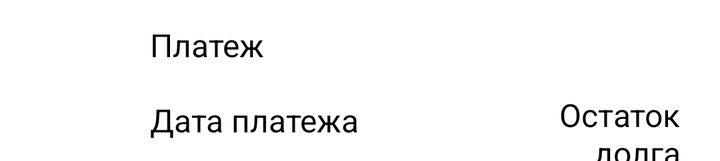
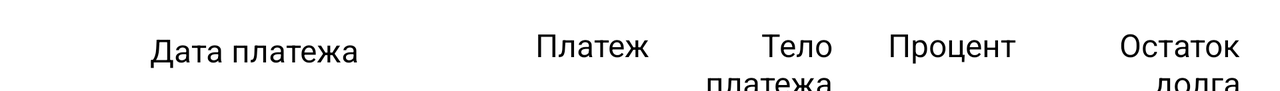

The same Android screen from two of the app's own layout files: first res/layout/ as a phone draws it, then the repository's variant for another configuration, drawn on a device whose configuration selects that folder. Both files follow.
<!-- AndroidManifest.xml: application theme Theme.CreditCalculator -->
<!-- res/layout/schedule_fragment_recycler_header_item.xml -->
<?xml version="1.0" encoding="utf-8"?>
<androidx.appcompat.widget.LinearLayoutCompat xmlns:android="http://schemas.android.com/apk/res/android"
    xmlns:tools="http://schemas.android.com/tools"
    android:id="@+id/scheduleRecyclerViewItem"
    android:layout_width="match_parent"
    android:layout_height="wrap_content"
    android:orientation="vertical"
    android:paddingStart="@dimen/recycler_padding"
    android:paddingTop="@dimen/recycler_padding_top"
    android:paddingEnd="@dimen/recycler_padding"
    android:theme="@style/CreditCalculator.RecycleTextView">

    <androidx.appcompat.widget.LinearLayoutCompat
        android:layout_width="match_parent"
        android:layout_height="wrap_content"
        android:orientation="horizontal">

        <androidx.appcompat.widget.AppCompatTextView
            android:layout_width="wrap_content"
            android:layout_height="wrap_content"
            android:background="@drawable/recycle_item_circle"
            android:gravity="center"
            android:textStyle="bold"
            android:visibility="invisible" />

        <androidx.appcompat.widget.AppCompatTextView
            android:layout_width="0dp"
            android:layout_height="wrap_content"
            android:layout_gravity="center_vertical"
            android:layout_marginStart="@dimen/recycler_padding"
            android:layout_marginEnd="@dimen/recycler_padding"
            android:layout_weight="1.5"
            android:text="@string/payment" />

        <androidx.appcompat.widget.AppCompatTextView
            android:id="@+id/payment"
            android:layout_width="0dp"
            android:layout_height="wrap_content"
            android:layout_marginStart="@dimen/recycler_padding"
            android:layout_weight="1"
            android:gravity="center_vertical|end"
            tools:ignore="RtlSymmetry" />

    </androidx.appcompat.widget.LinearLayoutCompat>

    <androidx.appcompat.widget.LinearLayoutCompat
        android:layout_width="match_parent"
        android:layout_height="wrap_content"
        android:orientation="horizontal">

        <androidx.appcompat.widget.AppCompatTextView
            android:layout_width="wrap_content"
            android:layout_height="wrap_content"
            android:background="@drawable/recycle_item_circle"
            android:gravity="center"
            android:textStyle="bold"
            android:visibility="invisible" />

        <androidx.appcompat.widget.AppCompatTextView
            android:layout_width="0dp"
            android:layout_height="wrap_content"
            android:layout_gravity="center_vertical"
            android:layout_marginStart="@dimen/recycler_padding"
            android:layout_marginEnd="@dimen/recycler_padding"
            android:layout_weight="1.5"
            android:text="@string/payments" />

        <androidx.appcompat.widget.AppCompatTextView
            android:layout_width="0dp"
            android:layout_height="wrap_content"
            android:layout_marginStart="@dimen/recycler_padding"
            android:layout_weight="1"
            android:gravity="center_vertical|end"
            android:text="@string/balance"
            tools:ignore="RtlSymmetry" />
    </androidx.appcompat.widget.LinearLayoutCompat>
</androidx.appcompat.widget.LinearLayoutCompat>
<!-- resources referenced by this layout -->
<resources>
  <dimen name="recycler_padding">20dp</dimen>
  <dimen name="recycler_padding_top">5dp</dimen>
  <!-- drawable recycle_item_circle (drawable) -->
  <?xml version="1.0" encoding="utf-8"?>
  <shape xmlns:android="http://schemas.android.com/apk/res/android"
      android:shape="oval">
      <solid android:color="?attr/colorSecondaryVariant" />
  
      <size
          android:width="35dp"
          android:height="35dp" />
  </shape>
  <string name="balance">Остаток долга</string>
  <string name="payment">Платеж</string>
  <string name="payments">Дата платежа</string>
  <style name="CreditCalculator.RecycleTextView">
          <item name="android:textSize">16sp</item>
      </style>
  <!-- from res/values-night/ (not used when drawing this layout) -->
  <style name="Theme.CreditCalculator" parent="Theme.MaterialComponents.DayNight.DarkActionBar">
          
          <item name="colorPrimary">@color/purple_200</item>
          <item name="colorPrimaryVariant">@color/purple_700</item>
          <item name="colorOnPrimary">@color/black</item>
          
          <item name="colorSecondary">@color/teal_200</item>
          <item name="colorSecondaryVariant">@color/teal_200</item>
          <item name="colorOnSecondary">@color/black</item>
          
          <item name="android:statusBarColor" tools:targetApi="l">?attr/colorPrimaryVariant</item>
          
      </style>
  <color name="purple_200">#FFBB86FC</color>
  <color name="purple_700">#FF3700B3</color>
  <color name="black">#FF000000</color>
  <color name="teal_200">#FF03DAC5</color>
</resources>
<!-- res/layout-land/schedule_fragment_recycler_header_item.xml (the repository's variant of the layout above) -->
<!-- drawn on the phone turned sideways -->
<?xml version="1.0" encoding="utf-8"?>
<androidx.appcompat.widget.LinearLayoutCompat xmlns:android="http://schemas.android.com/apk/res/android"
    xmlns:tools="http://schemas.android.com/tools"
    android:id="@+id/scheduleRecyclerViewItem"
    android:layout_width="match_parent"
    android:layout_height="wrap_content"
    android:orientation="horizontal"
    android:paddingStart="@dimen/recycler_padding"
    android:paddingTop="@dimen/recycler_padding_top"
    android:paddingEnd="@dimen/recycler_padding"
    android:theme="@style/CreditCalculator.RecycleTextView">

    <androidx.appcompat.widget.AppCompatTextView
        android:layout_width="wrap_content"
        android:layout_height="wrap_content"
        android:background="@drawable/recycle_item_circle"
        android:gravity="center"
        android:textStyle="bold"
        android:visibility="invisible" />

    <androidx.appcompat.widget.AppCompatTextView
        android:layout_width="0dp"
        android:layout_height="wrap_content"
        android:layout_gravity="center_vertical"
        android:layout_marginStart="@dimen/recycler_padding"
        android:layout_marginEnd="@dimen/recycler_padding"
        android:layout_weight="1.5"
        android:text="@string/payments" />

    <androidx.appcompat.widget.AppCompatTextView
        android:layout_width="0dp"
        android:layout_height="wrap_content"
        android:layout_weight="1"
        android:gravity="center_vertical|end"
        android:text="@string/payment" />

    <androidx.appcompat.widget.AppCompatTextView
        android:layout_width="0dp"
        android:layout_height="wrap_content"
        android:layout_weight="1"
        android:gravity="center_vertical|end"
        android:text="@string/main_debt" />

    <androidx.appcompat.widget.AppCompatTextView
        android:layout_width="0dp"
        android:layout_height="wrap_content"
        android:layout_weight="1"
        android:gravity="center_vertical|end"
        android:text="@string/percents" />

    <androidx.appcompat.widget.AppCompatTextView
        android:layout_width="0dp"
        android:layout_height="wrap_content"
        android:layout_marginStart="@dimen/recycler_padding"
        android:layout_weight="1"
        android:gravity="center_vertical|end"
        android:text="@string/balance"
        tools:ignore="RtlSymmetry" />
</androidx.appcompat.widget.LinearLayoutCompat>
<!-- resources referenced by the variant -->
<!-- as the phone turned sideways resolves them -->
<resources>
  <dimen name="recycler_padding">20dp</dimen>
  <dimen name="recycler_padding_top">5dp</dimen>
  <!-- drawable recycle_item_circle (drawable) -->
  <?xml version="1.0" encoding="utf-8"?>
  <shape xmlns:android="http://schemas.android.com/apk/res/android"
      android:shape="oval">
      <solid android:color="?attr/colorSecondaryVariant" />
  
      <size
          android:width="35dp"
          android:height="35dp" />
  </shape>
  <string name="balance">Остаток долга</string>
  <string name="main_debt">Тело платежа</string>
  <string name="payment">Платеж</string>
  <string name="payments">Дата платежа</string>
  <string name="percents">Процент</string>
  <style name="CreditCalculator.RecycleTextView">
          <item name="android:textSize">16sp</item>
      </style>
  <!-- from res/values-night/ (not used when drawing this layout) -->
  <style name="Theme.CreditCalculator" parent="Theme.MaterialComponents.DayNight.DarkActionBar">
          
          <item name="colorPrimary">@color/purple_200</item>
          <item name="colorPrimaryVariant">@color/purple_700</item>
          <item name="colorOnPrimary">@color/black</item>
          
          <item name="colorSecondary">@color/teal_200</item>
          <item name="colorSecondaryVariant">@color/teal_200</item>
          <item name="colorOnSecondary">@color/black</item>
          
          <item name="android:statusBarColor" tools:targetApi="l">?attr/colorPrimaryVariant</item>
          
      </style>
  <color name="purple_200">#FFBB86FC</color>
  <color name="purple_700">#FF3700B3</color>
  <color name="black">#FF000000</color>
  <color name="teal_200">#FF03DAC5</color>
</resources>
